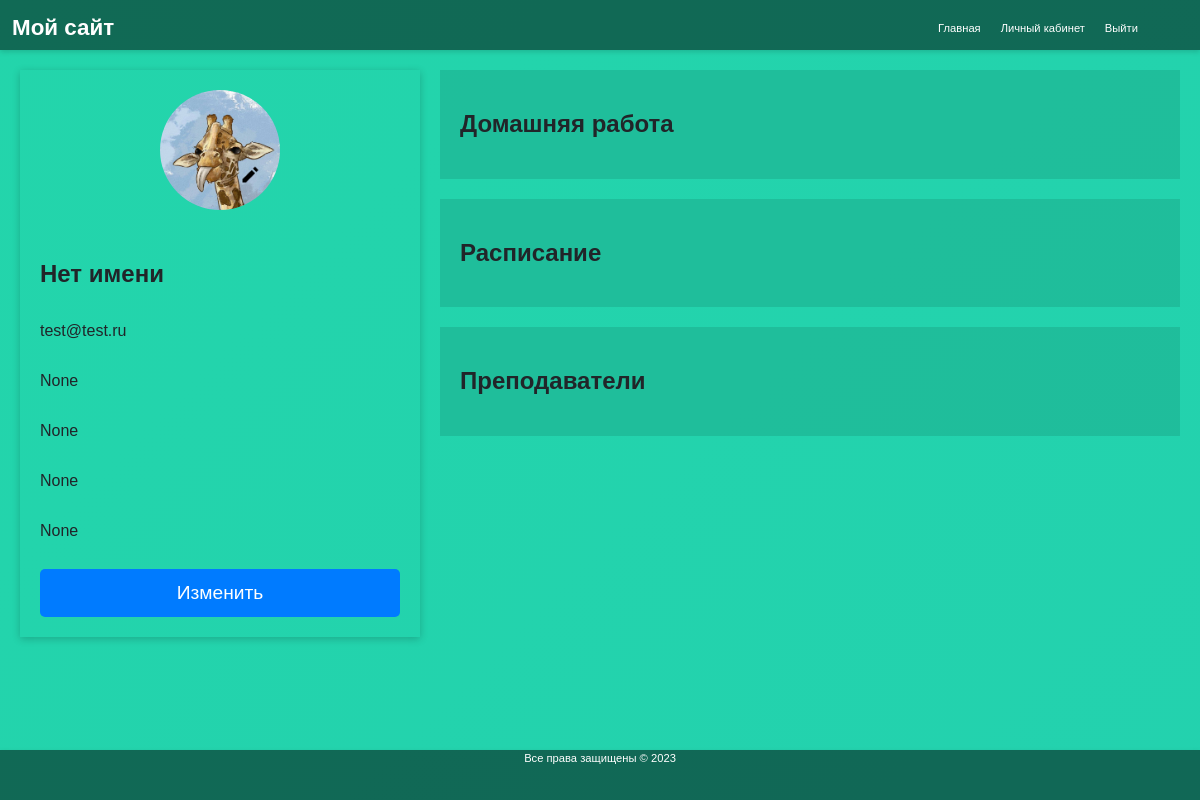
The page /student_dashboard/ (signed in) on the database its author committed.
### tutorapp/models.py (models this page shows, shortened)
class Student(models.Model):
    user = models.OneToOneField(User, on_delete=models.CASCADE, blank=True)
    name = models.CharField(max_length=100, default="Нет имени")
    age = models.IntegerField(null=True)
    phone = models.CharField(max_length=20, null=True)
    email = models.EmailField()
    homework = models.ManyToManyField(Homework, related_name='students')
    parent_phone = models.CharField(max_length=20, null=True)
    parent_name = models.CharField(max_length=100, null=True)
    avatar = models.ImageField(upload_to='avatars/', null=True, blank=True)

### tutorapp/views.py (the view, shortened to what this page needs)
# urls.py: path('student_dashboard/', views.student_dashboard, name='student_dashboard'),
@login_required  # Декоратор, требующий авторизации пользователя.
def student_dashboard(request):
    student = Student.objects.filter(user=request.user).first()  # Получение объекта студента, связанного с текущим пользователем.
    if student is None:  # Если студент не найден, производится перенаправление на страницу приветствия.
        return redirect('tutorapp:welcome')
    if request.method == 'POST':  # Обработка POST-запроса.
        form = StudentProfileForm(request.POST, request.FILES, instance=student)  # Создание формы с данными из запроса и текущим экземпляром студента.
        if form.is_valid():  # Проверка валидности формы.
            form.save()  # Сохранение формы.
    else:  # Если запрос не POST, создается пустая форма.
        form = StudentProfileForm(instance=student)
    days_mapping = {  # Создание словаря, сопоставляющего числа дней недели с их названиями.
        1: 'Понедельник',
        2: 'Вторник',
        3: 'Среда',
        4: 'Четверг',
        5: 'Пятница',
        6: 'Суббота',
        7: 'Воскресенье'
    }
    current_week = datetime.now().isocalendar()[1]  # Получение текущей недели.
    lessons = Lesson.objects.filter(student=student)
    tutors = Tutor.objects.filter(lesson__in=lessons).distinct()  # Получение уникальных репетиторов, которые ведут эти уроки.
    current_week = datetime.now().isocalendar()[1]
    next_week = current_week + 1
    lessons = [lesson for lesson in lessons if current_week <= lesson.date.isocalendar()[1] <= next_week]  # Фильтрация уроков по текущей и следующей неделям.
    students = Student.objects.filter(lesson__in=lessons).distinct()  # Получение уникальных студентов, участвующих в этих уроках.
    lessons_weekday = defaultdict(list)  # Создание словаря, где ключи - дни недели, а значения - списки уроков.
    days_order = {v: k for k, v in days_mapping.items()}  # Создание словаря, сопоставляющего названия дней недели с их числами.
    sorted_lessons_weekday = {weekday: sorted(lessons, key=lambda x: x['start_time']) for weekday, lessons in
                              lessons_weekday.items()}  # Сортировка уроков каждого дня по времени начала.
    sorted_lessons_weekday = dict(sorted(sorted_lessons_weekday.items(),
                                         key=lambda item: (days_order[item[0].split()[0]], item[0].split()[1])))  # Сортировка дней по порядку в неделе и по дате.
    lessons = [{
        'id': lesson.id,
        'formatted_date': lesson.date.strftime('%d.%m.%Y в %H:%M'),
        'duration': lesson.duration,
        'tutor_name': lesson.tutor.name,
        'title': lesson.title.replace(' lesson', ''),
        'homework': Homework.objects.filter(lesson=lesson).first(),
    } for lesson in lessons]  # Преобразование списка уроков в список словарей с нужной информацией об уроках.
    return render(request, 'StudentLk.html', {  # Отображение страницы "личный кабинет студента" и передача в шаблон необходимых данных.
        'student': student,
        'lessons': lessons,
        'tutors': tutors,
        'sorted_lessons_weekday': sorted_lessons_weekday,
        'form': form,
    })

### tutorapp/models.py (called while the page is built)
    def __str__(self):
        return self.name

### templates/StudentLk.html (shortened to what this page needs)
{% load static %}
<!DOCTYPE html>
<html>
<head>
    <link rel="stylesheet" href="https://stackpath.bootstrapcdn.com/bootstrap/4.3.1/css/bootstrap.min.css">
    <link rel="stylesheet" href="{% static 'studentlk.css' %}">
</head>
<body>
    <div class="student-dashboard">
        <header>
            <div class="header-content">
                <h1>Мой сайт</h1>
                <nav>
                    <ul>
                        {% if user.is_authenticated %}
                            <li><a href="{% url 'tutorapp:main' %}">Главная</a></li>
                            <li><a href="{% url 'tutorapp:student_dashboard' %}">Личный кабинет</a></li>
                            <li><a href="{% url 'tutorapp:logout' %}">Выйти</a></li>
                        {% else %}
                            <li><a href="{% url 'tutorapp:login' %}">Войти</a></li>
                            <li><a href="{% url 'tutorapp:register' %}">Зарегистрироваться</a></li>
                        {% endif %}
                    </ul>
                </nav>
            </div>
        </header>
        <main>
            <div class="grid-container">
                <section class="profile-section">
                    <div class="lef-card">
                        <div class="avatar" style="position:relative;">
                            {% if student.avatar %}
                                <img src="{{ student.avatar.url }}">
                            {% else %}
                                <img src="{% static 'avatar.jpg' %}">
                            {% endif %}
                            <form id="avatar-form" method="POST" enctype="multipart/form-data">
                                <label for="id_avatar" style="cursor:pointer;position:absolute;bottom:10px;right:10px;">
                                    <img src="{% static 'pencil_icon.png' %}" style="width:20px;">
                                </label>
                            </form>
                        </div>
                        <div id="info">
                            <div class="info-field">
                                <h2>{{ student.name }}</h2>
                            </div>
                            <div class="info-field">
                                <p>{{ student.email }}</p>
                            </div>
                            <div class="info-field">
                                <p>{{ student.age }}</p>
                            </div>
                            <div class="info-field">
                                <p>{{ student.phone }}</p>
                            </div>
                            <div class="info-field">
                                <p>{{ student.parent_phone }}</p>
                            </div>
                            <div class="info-field">
                                <p>{{ student.parent_name }}</p>
                            </div>
                            <button id="edit-button">Изменить</button>
                        </div>
                    </div>
                </section>
                <div class="right-section">
                    <section class="tasks-section">
                        <div id="taskheader">
                            <h2>Домашняя работа</h2>
                        </div>
                    </section>
                    <section class="lessons-section">
                        <div id = "scheduleheader">
                            <h2>Расписание</h2>
                        </div>
                    </section>
                    <section class="students-section">
                        <div id = "studentsheader">
                            <h2>Преподаватели</h2>
                        </div>
                    </section>
                </div>
            </div>
        </main>
        <footer>
            <div class="footer-content">
                <p>Все права защищены © 2023</p>
            </div>
        </footer>
    </div>
</body>
</html>

### static/studentlk.css (style rules this page uses)
body { background-color: #556a6f; background-size: cover; background-position: center; background-attachment: fixed; margin: 0; padding: 0; display: flex; flex-direction: column; justify-content: space-between; height: 100vh; font-family: Arial, sans-serif; }
.student-dashboard { display: flex; flex-direction: column; flex-grow: 1; min-height: 100vh; }
header { left: 0; right: 0; width: 100%; height: 50px; background-color: rgba(0, 0, 0, 0.5); color: white; text-align: center; z-index: 999; }
footer { width: 100%; height: 50px; background-color: rgba(0, 0, 0, 0.5); color: white; text-align: center; z-index: 999; }
header { top: 0; }
.header-content { display: flex; justify-content: space-between; align-items: center; padding: 20px; }
nav { margin-right: 50px; }
nav ul { list-style-type: none; margin: 0; padding: 0; display: flex; }
nav ul li { margin-left: 20px; }
nav ul li a { color: white; text-decoration: none; }
.header-content { font-size: 0.7em ; padding: 0 1%; }
.footer-content { font-size: 0.7em ; padding: 0 1%; }
main { flex-grow: 1; padding: 20px; }
.grid-container { display: flex; gap: 20px; }
.right-section { display: flex; flex-direction: column; flex-grow: 1; gap: 20px; }
.tasks-section, .teachers-section, .schedule-section { background-color: rgba(0, 0, 0, 0.1); padding: 20px; overflow: auto; box-sizing: border-box; }
body { background-size: cover; background-position: center; background-attachment: fixed; margin: 0; padding: 0; display: flex; flex-direction: column; justify-content: space-between; height: 100vh; font-family: Arial, sans-serif; }
header { left: 0; right: 0; width: 100%; height: 50px; background-color: rgba(0, 0, 0, 0.5); color: white; text-align: center; z-index: 999; box-shadow: 0px 2px 5px 0px rgba(0,0,0,0.15); }
footer { width: 100%; height: 50px; background-color: rgba(0, 0, 0, 0.5); color: white; text-align: center; z-index: 999; box-shadow: 0px 2px 5px 0px rgba(0,0,0,0.15); }
h2 { display: block !important; font-size: 1.5em !important; margin-block-start: 0.83em !important; margin-block-end: 0.83em !important; margin-inline-start: 0px !important; margin-inline-end: 0px !important; font-weight: bold !important; }
h1 { display: block; font-size: 2em !important; margin-block-start: 0.67em !important; margin-block-end: 0.67em !important; margin-inline-start: 0px !important; margin-inline-end: 0px !important; font-weight: bold !important; }
.header-content { font-size: 0.7em !important ; padding: 0 1%; }
.footer-content { font-size: 0.7em !important ; padding: 0 1%; }
.tasks-section, .lessons-section, .students-section, .requests-section { background-color: rgba(0, 0, 0, 0.1); padding: 20px; overflow: auto; box-sizing: border-box; }
.lef-card { width: 400px; margin: 0 auto; box-shadow: 0 2px 8px rgba(0, 0, 0, 0.2); padding: 20px; box-sizing: border-box; }
.avatar { width: 120px; height: 120px; overflow: hidden; border-radius: 50%; margin: 0 auto; margin-bottom: 30px; position: relative; }
.avatar img { width: 100%; height: auto; }
.info-field { display: flex; margin-bottom: 10px; border-radius: 5px; }
#edit-button { background-color: #007BFF; border: none; color: white; padding: 10px; text-align: center; text-decoration: none; display: inline-block; font-size: 1.2em; width: 100%; border-radius: 5px; cursor: pointer; }
form { display: flex; flex-direction: column; gap: 20px; }
button { background-color: #007BFF; border: none; color: white; padding: 15px; border-radius: 5px; font-size: 16px; cursor: pointer; transition: background-color 0.3s ease; }
body { background: linear-gradient(-45deg, #ee7752, #e73c7e, #23a6d5, #23d5ab); background-size: 40000px 40000px; animation: gradient-background 15s ease-in-out infinite; }

### rows shown on the page
Student: name "Нет имени", email "test@test.ru", age "None", phone "None", parent_phone "None", parent_name "None"
